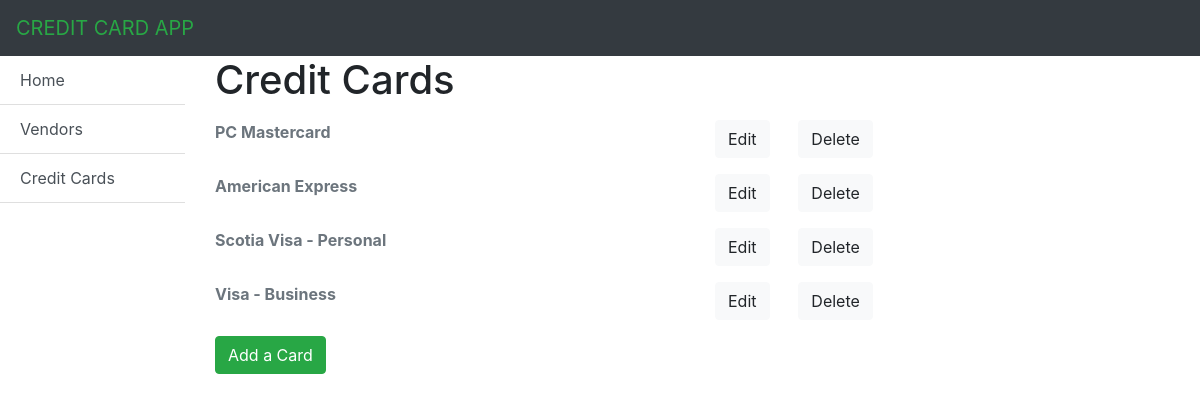
/appCardVendor/cards, run on the app's committed database.
### appCardVendor/models.py (models this page shows, shortened)
class Card(models.Model):
    TYPE_CHOICES = (
        ('American Express', 'American Express'),
        ('Mastercard', 'Mastercard'),
        ('Visa', 'Visa'),
    )
    nickname = models.CharField(max_length=50)
    name_on_card = models.CharField(max_length=50)
    type = models.CharField(max_length=50, choices=TYPE_CHOICES, default="American Express")
    card_number = models.CharField(max_length=16, validators=[RegexValidator(r'^\d{1,16}$', message='Card number has to be 16 digits, no spaces')])
    security_code = models.CharField(max_length=4, validators=[RegexValidator(r'^\d{1,4}$', message='Security code has to be 3 or 4 digits, no spaces')])
    expiry_date = models.DateField()

### appCardVendor/views.py (the view)
# urls.py: path('cards', views.CardListView.as_view(), name='card_list'),
class CardListView(ListView):
    model=Card

### appCardVendor/templates/appCardVendor/card_list.html
{% extends "appCardVendor/base_generic.html" %}
{% block content %}
<div class="mb-3">
<h1>Credit Cards</h1>
</div>
{% if card_list %}
    {% for card in card_list %}
        <dl class="row">
            <dt class="col-sm-6">
                <a class="text-muted" href="{% url 'card_update_form' card.id %}">{{ card.nickname }}</a>
            </dt>
            <dt class="col-sm-1">
                <a class="btn btn-light" href="{% url 'card_update_form' card.id %}">Edit</a>
            </dt>
            <dt class="col-sm-1">
                <a class="btn btn-light" href="{% url 'card_confirm_delete' card.id %}">Delete</a>
            </dt>
        </dl>
    {% endfor %}
{% else %}
    <p>There are no credit cards registered to your account.</p>
{% endif %}
<a class="btn btn-success" href="{% url 'card_create_form' %}" role="button">Add a Card</a>
{% endblock %}

### data on the page
Card: nickname "PC Mastercard"
Card: nickname "American Express"
Card: nickname "Scotia Visa - Personal"
Card: nickname "Visa - Business"
